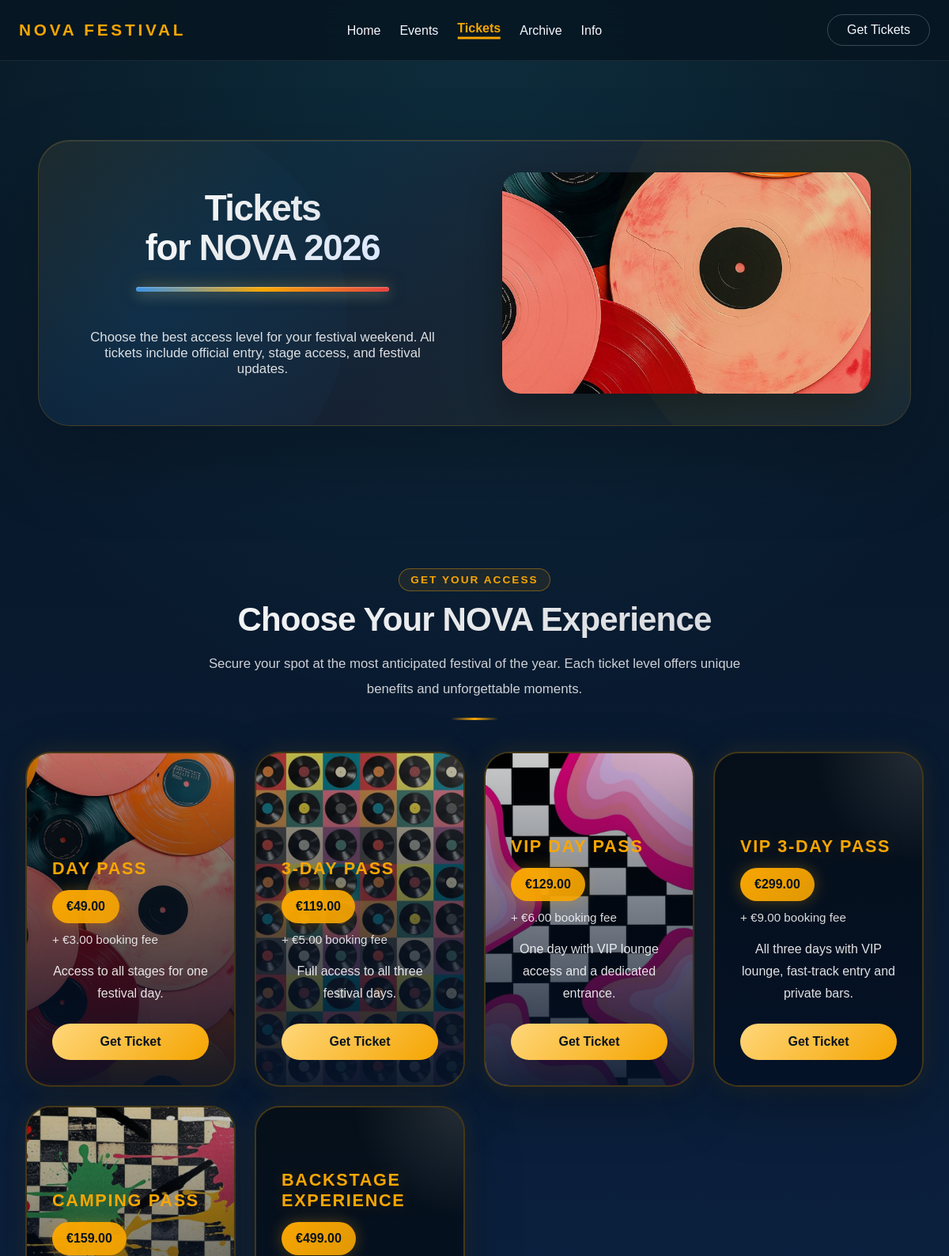
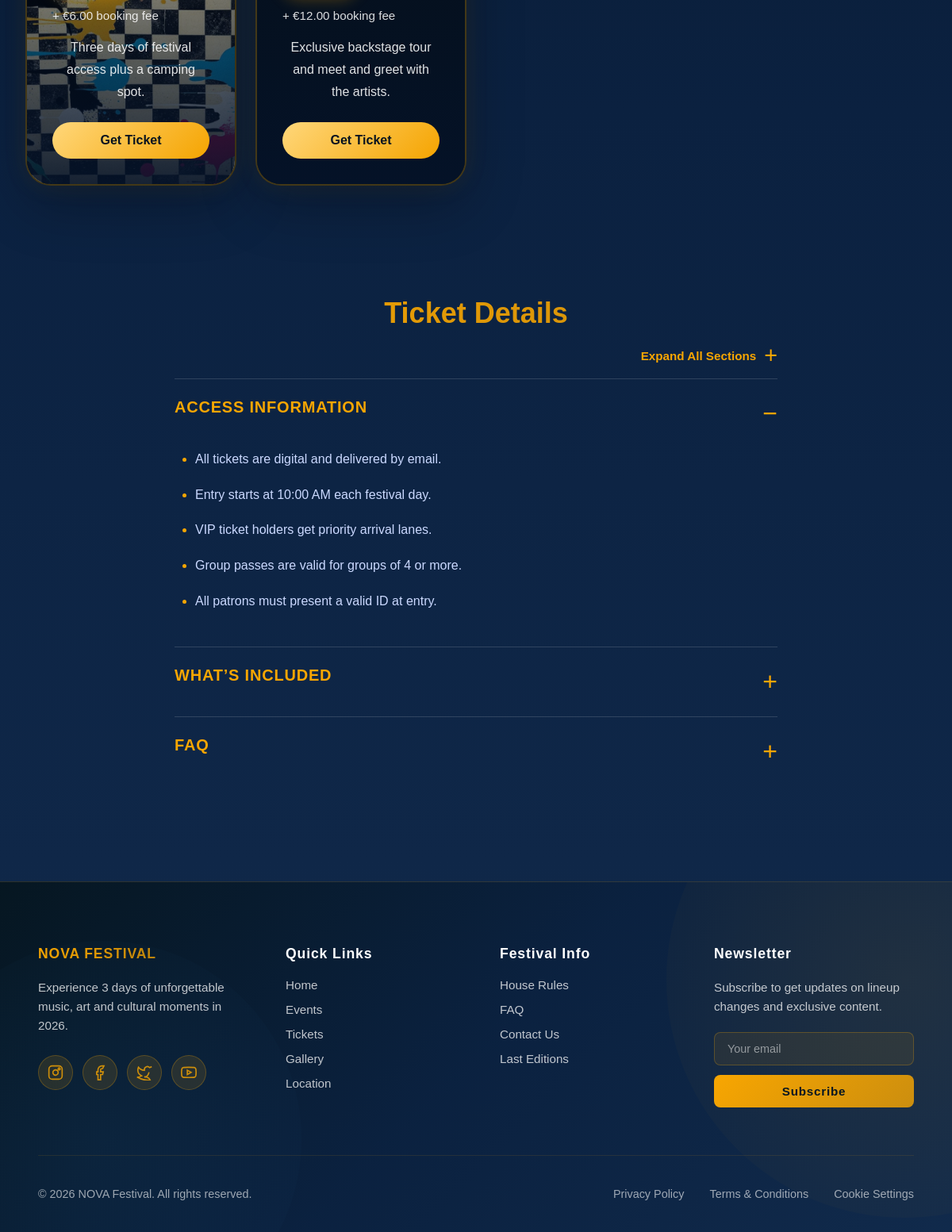
/tickets.php, run on the app's committed database (2 pictures, top to bottom).
### tables this page shows
CREATE TABLE ticket_types (
    id INT AUTO_INCREMENT PRIMARY KEY,
    ticket_name VARCHAR(100) NOT NULL,
    description TEXT NULL,
    price DECIMAL(10,2) NOT NULL,
    booking_fee DECIMAL(10,2) NOT NULL DEFAULT 0.00,
    availability INT NOT NULL DEFAULT 0
);

### tickets.php (the view, shortened to what this page needs)
<!DOCTYPE html>
<html lang="en">
<head>
  <link rel="stylesheet" href="style.css" />
</head>
<body>
<?php
include "header.php";
include "Backend/config/db.php";
$query = "SELECT * FROM ticket_types";
$result = mysqli_query($conn, $query);
?>
<section class="past-section">
  <div class="text-box">
    <h1>Tickets <br> for NOVA 2026</h1>
    <div class="line"></div>
    <p style="margin-top:20px; color: rgba(255,255,255,0.85); max-width: 520px;">
      Choose the best access level for your festival weekend.
      All tickets include official entry, stage access,
      and festival updates.
    </p>
  </div>
  <div class="image-box">
    <img src="images/ticket1.jpg" alt="Festival Tickets" />
  </div>
</section>
<section class="section" id="tickets">
  <div class="ticket-header">
    <div class="ticket-header-label">
      GET YOUR ACCESS
    </div>
    <h2>Choose Your NOVA Experience</h2>
    <p>
      Secure your spot at the most anticipated festival
      of the year. Each ticket level offers unique benefits
      and unforgettable moments.
    </p>
    <div class="header-divider"></div>
  </div>
  <div class="ticket-grid">
    <?php
    while($row = mysqli_fetch_assoc($result)) {
    ?>
    <div class="ticket-card-2">
      <div class="ticket-image img<?php echo $row['id']; ?>"></div>
      <div class="ticket-content">
        <h3>
          <?php echo htmlspecialchars($row['ticket_name']); ?>
        </h3>
        <div class="ticket-price">
          <span class="price">
            €<?php echo number_format($row['price'], 2); ?>
          </span>
          <span class="fee">
            + €<?php echo number_format($row['booking_fee'], 2); ?>
            booking fee
          </span>
        </div>
        <p>
          <?php echo htmlspecialchars($row['description'] ?? ''); ?>
        </p>
        <?php if ($row['availability'] > 0): ?>
          <a href="#" class="btn-ticket">
            Get Ticket
          </a>
        <?php else: ?>
          <button class="btn-ticket" disabled style="cursor: not-allowed; opacity: 0.6;">
            SOLD OUT
          </button>
        <?php endif; ?>
      </div>
    </div>
    <?php } ?>
  </div>
</section>
<section class="section ticket-details">
  <div>
    <h1>Ticket Details</h1>
  </div>
  <div class="accordion-container">
    <div class="top-expand" id="expandAll">
      Expand All Sections <span>+</span>
    </div>
    <div class="accordion-item">
      <div class="accordion-header">
        <h2>ACCESS INFORMATION</h2>
        <div class="icon">−</div>
      </div>
      <div class="accordion-content active">
        <ul>
          <li>All tickets are digital and delivered by email.</li>
          <li>Entry starts at 10:00 AM each festival day.</li>
          <li>VIP ticket holders get priority arrival lanes.</li>
          <li>Group passes are valid for groups of 4 or more.</li>
          <li>All patrons must present a valid ID at entry.</li>
        </ul>
      </div>
    </div>
    <div class="accordion-item">
      <div class="accordion-header">
        <h2>WHAT’S INCLUDED</h2>
        <div class="icon">+</div>
      </div>
    </div>
    <div class="accordion-item">
      <div class="accordion-header">
        <h2>FAQ</h2>
        <div class="icon">+</div>
      </div>
    </div>
  </div>
</section>
<?php include "footer.php"; ?>
</body>
</html>

### header.php (shortened to what this page needs)
<header class="site-header">
  <div class="header-inner">
    <div class="brand">NOVA Festival</div>
    <nav>
      <a href="index.php" class="nav-link">Home</a>
      <a href="events.php" class="nav-link">Events</a>
      <a href="tickets.php" class="nav-link">Tickets</a>
      <a href="gallery.php" class="nav-link">Archive</a>
      <a href="info.php" class="nav-link">Info</a>
    </nav>
    <button onclick="openAuthModal()" class="header-action">Get Tickets</button>
  </div>
</header>

### footer.php (shortened to what this page needs)
<footer class="footer">
    <div class="footer-top">
      <div class="footer-container">
        <div class="footer-col footer-brand">
          <h2>NOVA Festival</h2>
          <p>Experience 3 days of unforgettable music, art and cultural moments in 2026.</p>
          <div class="social-icons">
            <a href="https://instagram.com" target="_blank" class="social-link instagram" title="Instagram">
              <svg width="20" height="20" viewBox="0 0 24 24" fill="none" stroke="currentColor" stroke-width="2">
                <rect x="2" y="2" width="20" height="20" rx="5" ry="5"></rect>
                <path d="M16 11.37A4 4 0 1 1 12.63 8 4 4 0 0 1 16 11.37z"></path>
                <circle cx="17.5" cy="6.5" r="1.5"></circle>
              </svg>
            </a>
            <a href="https://facebook.com" target="_blank" class="social-link facebook" title="Facebook">
              <svg width="20" height="20" viewBox="0 0 24 24" fill="none" stroke="currentColor" stroke-width="2">
                <path d="M18 2h-3a6 6 0 0 0-6 6v3H7v4h2v8h4v-8h3l1-4h-4V8a2 2 0 0 1 2-2h1z"></path>
              </svg>
            </a>
            <a href="https://twitter.com" target="_blank" class="social-link twitter" title="Twitter">
              <svg width="20" height="20" viewBox="0 0 24 24" fill="none" stroke="currentColor" stroke-width="2">
                <path d="M23 3a10.9 10.9 0 0 1-3.14 1.53 4.48 4.48 0 0 0-7.86 3v1A10.66 10.66 0 0 1 3 4s-4 9 5 13a11.64 11.64 0 0 1-7 2s9 5 20 5a9.5 9.5 0 0 0-9-5.5c4.75 2.25 7-7 7-7"></path>
              </svg>
            </a>
            <a href="https://youtube.com" target="_blank" class="social-link youtube" title="YouTube">
            </a>
          </div>
        </div>
        <div class="footer-col footer-links">
          <h3>Quick Links</h3>
          <a href="index.php" class="footer-link-item">Home</a>
          <a href="events.php" class="footer-link-item">Events</a>
          <a href="tickets.php" class="footer-link-item">Tickets</a>
          <a href="gallery.php" class="footer-link-item">Gallery</a>
          <a href="info.php" class="footer-link-item">Location</a>
        </div>
        <div class="footer-col footer-info">
          <h3>Festival Info</h3>
          <a href="info.php" class="footer-link-item">House Rules</a>
          <a href="info.php" class="footer-link-item">FAQ</a>
          <a href="info.php" class="footer-link-item">Contact Us</a>
          <a href="gallery.php" class="footer-link-item">Last Editions</a>
        </div>
        <div class="footer-col footer-newsletter">
          <h3>Newsletter</h3>
          <p>Subscribe to get updates on lineup changes and exclusive content.</p>
          <form class="newsletter-form">
            <input type="email" placeholder="Your email" required>
            <button type="submit">Subscribe</button>
          </form>
        </div>
      </div>
    </div>
    <div class="footer-bottom">
      <div class="footer-bottom-content">
        <p>&copy; 2026 NOVA Festival. All rights reserved.</p>
        <div class="footer-legal">
          <a href="#">Privacy Policy</a>
          <a href="#">Terms & Conditions</a>
          <a href="#">Cookie Settings</a>
        </div>
      </div>
    </div>
  </footer>

### data on the page
ticket_types: shows a picture, ticket_name "DAY PASS", price "49.00", booking_fee "3.00", description "Access to all stages for one festival day.", availability "Get Ticket"
ticket_types: shows a picture, ticket_name "3-DAY PASS", price "119.00", booking_fee "5.00", description "Full access to all three festival days.", availability "Get Ticket"
ticket_types: shows a picture, ticket_name "VIP DAY PASS", price "129.00", booking_fee "6.00", description "One day with VIP lounge access and a dedicated entrance.", availability "Get Ticket"
ticket_types: ticket_name "VIP 3-DAY PASS", price "299.00", booking_fee "9.00", description "All three days with VIP lounge, fast-track entry and private bars.", availability "Get Ticket"
ticket_types: shows a picture, ticket_name "CAMPING PASS", price "159.00", booking_fee "6.00", description "Three days of festival access plus a camping spot.", availability "Get Ticket"
ticket_types: ticket_name "BACKSTAGE EXPERIENCE", price "499.00", booking_fee "12.00", description "Exclusive backstage tour and meet and greet with the artists.", availability "Get Ticket"
